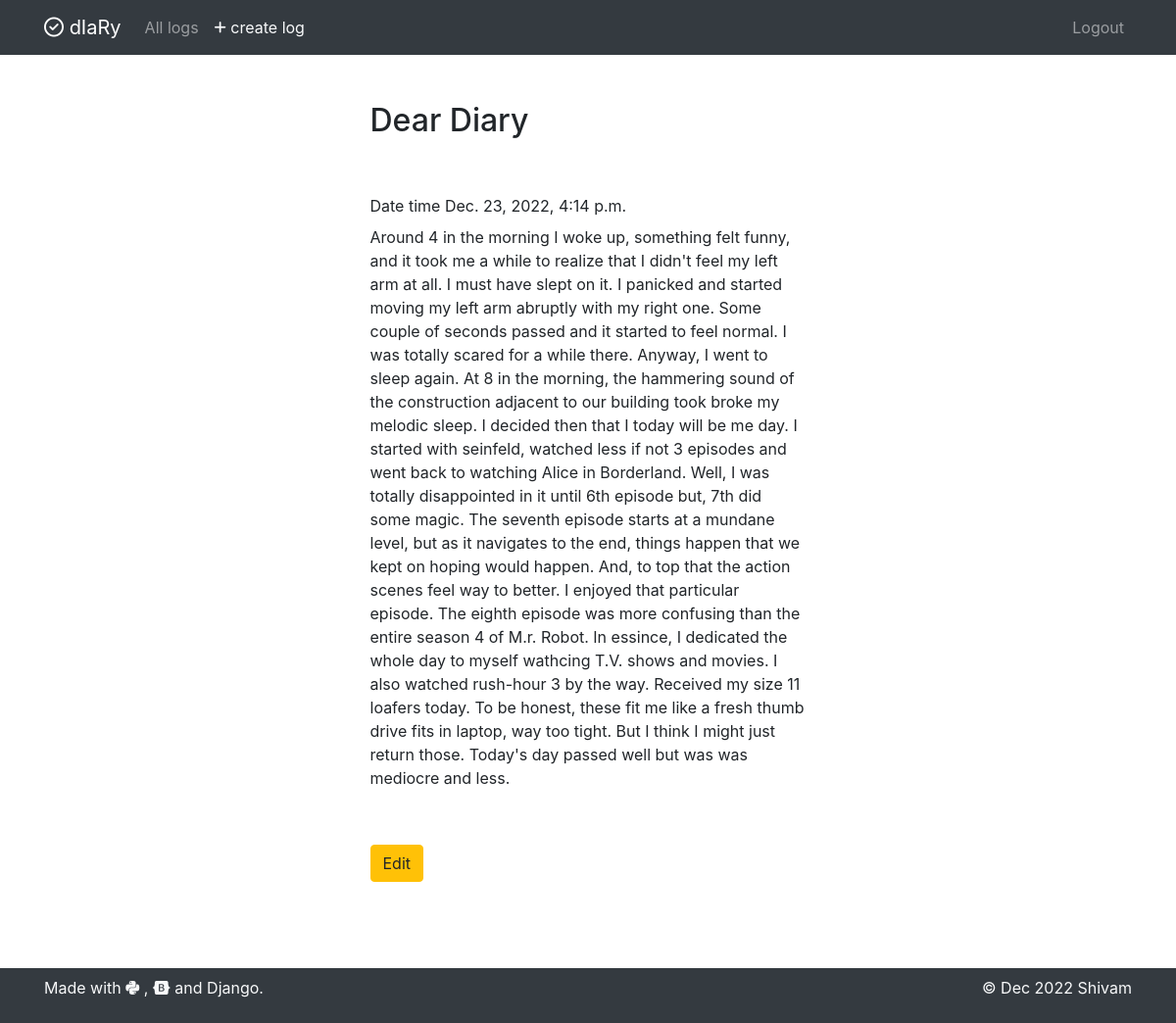
The page /log/2 (signed in) on the database its author committed.
### log/models.py (models this page shows, shortened)
class MyLogEntry(models.Model):
    created     = models.DateTimeField(default=timezone.now)
    description = models.TextField(blank=True)
    intresting = models.BooleanField(default=False)
    user = models.ForeignKey(User, on_delete=models.CASCADE)

### log/views.py (the view, shortened to what this page needs)
# urls.py: path('log/<int:log_pk>', views.view_log, name='view_logs'),
@login_required
def view_log(request, log_pk):
    log = get_object_or_404(MyLogEntry, pk=log_pk, user=request.user)
    if request.method =='GET':
        form_main = LogForm(instance=log)
        return render(request, 'view_log.html', {'log': log, 'form': form_main})

### log/templates/view_log.html (shortened to what this page needs)
{% extends "base.html" %} {% block content %}
<div class="row justify-content-center mt-5">
	<div class="col-md-5">
		<h2>Dear Diary</h2>
	</div>
</div>
<div class="row justify-content-center mt-5">
	<div class="col-md-5">
			<div class="form-group">
				<label for="title">Date time  {{ log.created }}</label>
				<p>{{ log.description }}</p>
			</div>
			<div class="form-group form-check">
			</div>
			<a href="{% url 'edit_log' log.id %}" class="btn btn-warning">Edit</a>
	</div>
</div>
<br>
<br>
<br>
<br>
<br>
<br>
{% endblock %}

### rows shown on the page
MyLogEntry: created "Dec. 23, 2022, 4:14 p.m.", description "Around 4 in the morning I woke up, something felt funny, and it took me a while to realize that I didn't feel my left arm at all. I must have slept on it. I panicked and started moving my left arm abruptly with my right one. Some couple of seconds passed and it started to feel normal. I was totally scared for a while there. Anyway, I went to sleep again. At 8 in the morning, the hammering sound of the construction adjacent to our building took broke my melodic sleep. I decided then that I today will be me day. I started with seinfeld, watched less if not 3 episodes and went back to watching Alice in Borderland. Well, I was totally disappointed in it until 6th episode but, 7th did some…"
